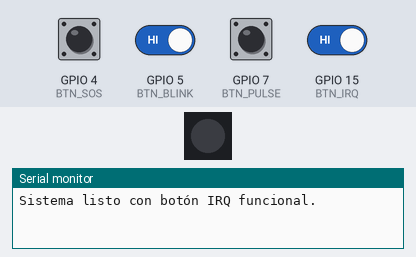
This sketch was run on a simulated ESP32-S3. Parts: 1 RGB LEDs in strip order, left to right, the last lines printed to the serial monitor. Inputs (shaded band) come from the test bench; at power-on: GPIO 4 (BTN_SOS), GPIO 5 (BTN_BLINK), GPIO 7 (BTN_PULSE), GPIO 15 (BTN_IRQ) HIGH. Dim RGB values are drawn brighter than linear.

Above: at 1.2 s.
1.3 s: GPIO 7 (BTN_PULSE) pulled LOW for 0.15 s
At 1.46 s:
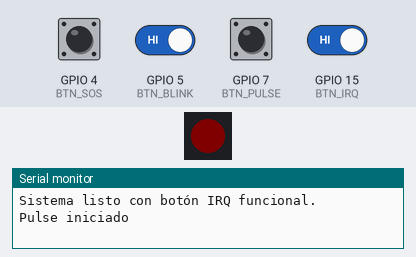
4.3 s: GPIO 15 (BTN_IRQ) driven LOW
6.4 s: GPIO 4 (BTN_SOS) pulled LOW for 0.15 s
At 8.4 s:
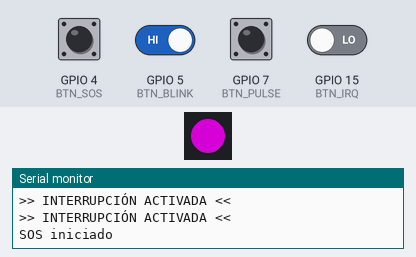
9.5 s: GPIO 4 (BTN_SOS) driven LOW and GPIO 5 (BTN_BLINK) driven LOW
At 12.55 s:
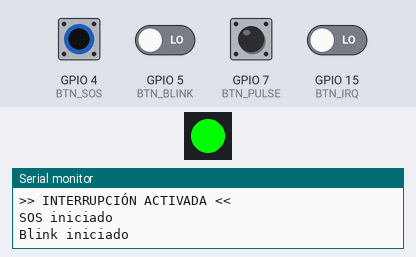
Timing chart, 0 to 13.5 s (numbered marks = the images above; inputs shaded):
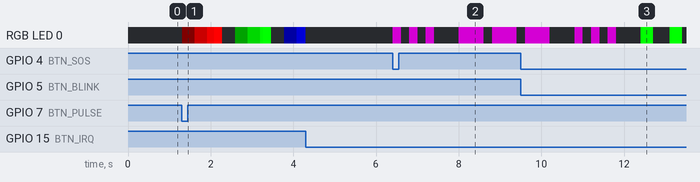

Measured:
- after the input at 1.3 s, RGB LED 0: off → RGB(5, 0, 0) at once, → RGB(105, 0, 0) 0.30 s later, → RGB(205, 0, 0) 0.30 s later, → RGB(255, 0, 0) 0.17 s later, … (12 changes in this stretch)
- after the input at 6.4 s, RGB LED 0: off → RGB(128, 0, 128) at once, → off 0.20 s later, → RGB(128, 0, 128) 0.20 s later, → off 0.20 s later, … (10 changes in this stretch)

The sketch:

Codigo_IRQ.ino
```cpp
#include <Adafruit_NeoPixel.h>

// ------------------------
// CONFIGURACIÓN DE PINES
// ------------------------
#define LED_PIN 48
#define NUMPIXELS 1

#define BTN_SOS   4
#define BTN_BLINK 5
#define BTN_PULSE 7
#define BTN_IRQ   15

Adafruit_NeoPixel pixels(NUMPIXELS, LED_PIN, NEO_GRB + NEO_KHZ800);

// ------------------------
// VARIABLES Y CONSTANTES
// ------------------------
#define DOT_DURATION   200
#define DASH_DURATION  600
#define SYMBOL_SPACE   200
#define LETTER_SPACE   600
#define WORD_SPACE    1400

const char* morseCode[] = {
  ".-", "-...", "-.-.", "-..", ".", "..-.", "--.", "....", "..", ".---",
  "-.-", ".-..", "--", "-.", "---", ".--.", "--.-", ".-.", "...", "-",
  "..-", "...-", ".--", "-..-", "-.--", "--.."
};

volatile bool stopPressed = false;

// ------------------------
// FUNCIÓN DE INTERRUPCIÓN
// ------------------------
void IRAM_ATTR stopISR() {
  stopPressed = true;
}

// ------------------------
// FUNCIONES AUXILIARES
// ------------------------
void clearLED() {
  pixels.clear();
  pixels.show();
}

void blinkColor(uint8_t r, uint8_t g, uint8_t b, int duration) {
  if (stopPressed) return;
  pixels.setPixelColor(0, pixels.Color(r, g, b));
  pixels.show();
  delay(duration);
  clearLED();
  delay(SYMBOL_SPACE);
}

void morseMessage(String msg, uint8_t r, uint8_t g, uint8_t b) {
  for (int i = 0; i < msg.length(); i++) {
    if (stopPressed) return;
    char c = toupper(msg[i]);
    if (c >= 'A' && c <= 'Z') {
      String morse = morseCode[c - 'A'];
      for (int j = 0; j < morse.length(); j++) {
        if (stopPressed) return;
        if (morse[j] == '.') blinkColor(r, g, b, DOT_DURATION);
        else blinkColor(r, g, b, DASH_DURATION);
      }
      delay(LETTER_SPACE - SYMBOL_SPACE);
    } else if (c == ' ') {
      delay(WORD_SPACE - LETTER_SPACE);
    }
  }
}

void blinkGreen(int times) {
  for (int i = 0; i < times; i++) {
    if (stopPressed) return;
    blinkColor(0, 255, 0, 300);
    delay(200);
  }
}

void pulseEffect(int times) {
  uint8_t colors[7][3] = {
    {255, 0, 0}, {0, 255, 0}, {0, 0, 255},
    {255, 255, 0}, {255, 0, 255}, {0, 255, 255},
    {255, 255, 255}
  };

  for (int t = 0; t < times; t++) {
    if (stopPressed) return;
    uint8_t r = colors[t % 7][0];
    uint8_t g = colors[t % 7][1];
    uint8_t b = colors[t % 7][2];

    for (int brightness = 0; brightness <= 255; brightness += 5) {
      if (stopPressed) return;
      pixels.setPixelColor(0, pixels.Color(
        (r * brightness) / 255,
        (g * brightness) / 255,
        (b * brightness) / 255));
      pixels.show();
      delay(15);
    }

    delay(200);
    clearLED();
    delay(200);
  }
}

// ------------------------
// SETUP
// ------------------------
void setup() {
  pixels.begin();
  clearLED();
  Serial.begin(115200);

  pinMode(BTN_SOS, INPUT_PULLUP);
  pinMode(BTN_BLINK, INPUT_PULLUP);
  pinMode(BTN_PULSE, INPUT_PULLUP);
  pinMode(BTN_IRQ, INPUT_PULLUP);

  // Configurar interrupción por botón IRQ
  attachInterrupt(digitalPinToInterrupt(BTN_IRQ), stopISR, FALLING);

  Serial.println("Sistema listo con botón IRQ funcional.");
}

// ------------------------
// LOOP PRINCIPAL
// ------------------------
void loop() {

  if (digitalRead(BTN_SOS) == LOW) {
    stopPressed = false;
    Serial.println("SOS iniciado");
    morseMessage("SOS", 128, 0, 128);
  }

  if (digitalRead(BTN_BLINK) == LOW) {
    stopPressed = false;
    Serial.println("Blink iniciado");
    blinkGreen(7);
  }

  if (digitalRead(BTN_PULSE) == LOW) {
    stopPressed = false;
    Serial.println("Pulse iniciado");
    pulseEffect(7);
  }

  // Si se activa interrupción (IRQ)
  if (stopPressed) {
    Serial.println(">> INTERRUPCIÓN ACTIVADA <<");
    clearLED();
    delay(200); // pequeña pausa para evitar rebotes
  }

  delay(100);
}
```
